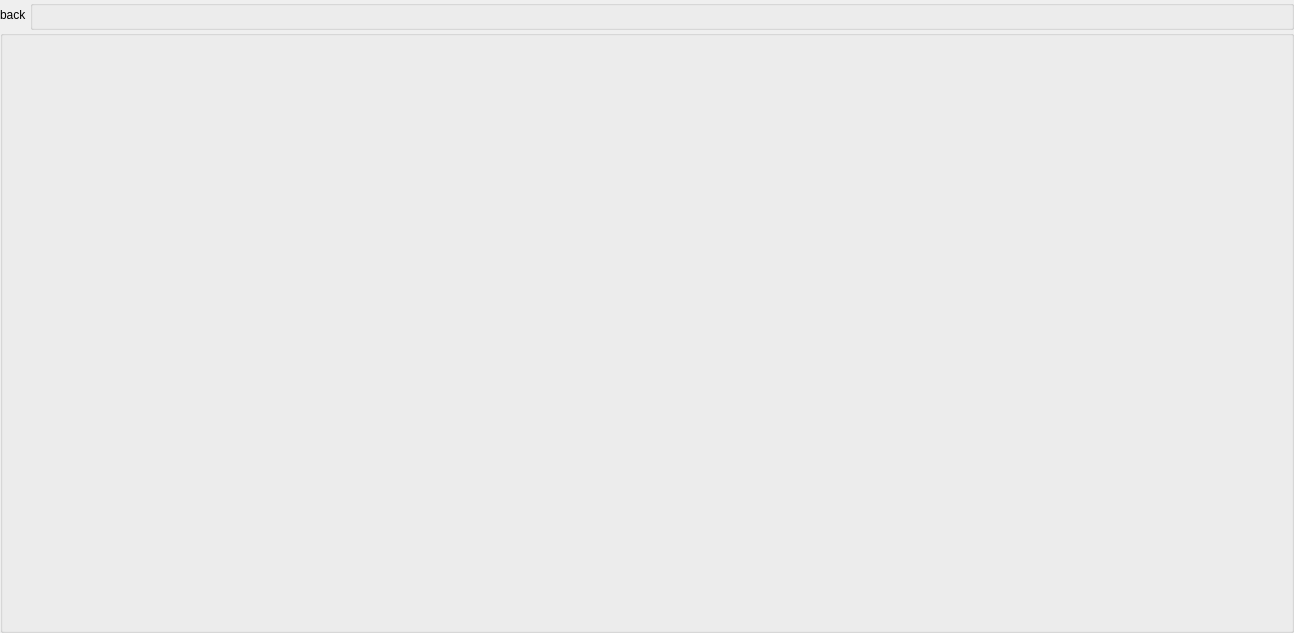
<?xml version="1.0" encoding="UTF-8"?>
<ui version="4.0">
 <class>FileExplorer</class>
 <widget class="QWidget" name="FileExplorer">
  <property name="geometry">
   <rect>
    <x>0</x>
    <y>0</y>
    <width>1294</width>
    <height>633</height>
   </rect>
  </property>
  <property name="windowTitle">
   <string>Form</string>
  </property>
  <layout class="QGridLayout" name="gridLayout">
   <property name="leftMargin">
    <number>0</number>
   </property>
   <property name="topMargin">
    <number>0</number>
   </property>
   <property name="rightMargin">
    <number>0</number>
   </property>
   <property name="bottomMargin">
    <number>0</number>
   </property>
   <property name="spacing">
    <number>0</number>
   </property>
   <item row="0" column="0">
    <widget class="QLabel" name="back_label">
     <property name="sizePolicy">
      <sizepolicy hsizetype="Fixed" vsizetype="Fixed">
       <horstretch>0</horstretch>
       <verstretch>0</verstretch>
      </sizepolicy>
     </property>
     <property name="minimumSize">
      <size>
       <width>30</width>
       <height>30</height>
      </size>
     </property>
     <property name="maximumSize">
      <size>
       <width>30</width>
       <height>30</height>
      </size>
     </property>
     <property name="text">
      <string>back</string>
     </property>
    </widget>
   </item>
   <item row="0" column="1">
    <widget class="QGroupBox" name="current_path_box">
     <property name="sizePolicy">
      <sizepolicy hsizetype="Expanding" vsizetype="Fixed">
       <horstretch>0</horstretch>
       <verstretch>0</verstretch>
      </sizepolicy>
     </property>
     <property name="minimumSize">
      <size>
       <width>0</width>
       <height>30</height>
      </size>
     </property>
     <property name="maximumSize">
      <size>
       <width>16777215</width>
       <height>30</height>
      </size>
     </property>
     <property name="title">
      <string/>
     </property>
    </widget>
   </item>
   <item row="1" column="0" colspan="2">
    <widget class="QGroupBox" name="view_box">
     <property name="sizePolicy">
      <sizepolicy hsizetype="Expanding" vsizetype="Expanding">
       <horstretch>0</horstretch>
       <verstretch>0</verstretch>
      </sizepolicy>
     </property>
     <property name="title">
      <string/>
     </property>
    </widget>
   </item>
  </layout>
 </widget>
 <resources/>
 <connections/>
</ui>
